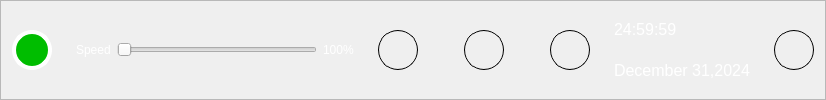
     <widget class="QFrame" name="bottomFrame">
      <property name="styleSheet">
       <string notr="true">#bottomFrame{
	background-color : #333333;
}
#bottomFrame &gt; *{
	color: white;
}</string>
      </property>
      <property name="frameShape">
       <enum>QFrame::StyledPanel</enum>
      </property>
      <property name="frameShadow">
       <enum>QFrame::Raised</enum>
      </property>
      <layout class="QHBoxLayout" name="horizontalLayout_4">
       <item>
        <layout class="QHBoxLayout" name="horizontalLayout_3">
         <item>
          <widget class="QPushButton" name="initPushButton">
           <property name="sizePolicy">
            <sizepolicy hsizetype="Fixed" vsizetype="Fixed">
             <horstretch>0</horstretch>
             <verstretch>0</verstretch>
            </sizepolicy>
           </property>
           <property name="minimumSize">
            <size>
             <width>0</width>
             <height>0</height>
            </size>
           </property>
           <property name="maximumSize">
            <size>
             <width>40</width>
             <height>40</height>
            </size>
           </property>
           <property name="styleSheet">
            <string notr="true">#initPushButton {

    border: 4px solid white;
    border-radius: 20px;
    border-style: outset;
	background-color: #00bd00;
    padding: 5px;
}
#initPushButton:checked{
	background-color: #ff0000;
}</string>
           </property>
           <property name="text">
            <string/>
           </property>
           <property name="checkable">
            <bool>true</bool>
           </property>
          </widget>
         </item>
         <item>
          <layout class="QHBoxLayout" name="horizontalLayout">
           <item>
            <spacer name="horizontalSpacer_6">
             <property name="orientation">
              <enum>Qt::Horizontal</enum>
             </property>
             <property name="sizeHint" stdset="0">
              <size>
               <width>18</width>
               <height>20</height>
              </size>
             </property>
            </spacer>
           </item>
           <item>
            <widget class="QLabel" name="speedLabel">
             <property name="styleSheet">
              <string notr="true">color: white;</string>
             </property>
             <property name="text">
              <string>Speed</string>
             </property>
            </widget>
           </item>
           <item>
            <widget class="QSlider" name="speedSlider">
             <property name="minimumSize">
              <size>
               <width>200</width>
               <height>0</height>
              </size>
             </property>
             <property name="baseSize">
              <size>
               <width>100</width>
               <height>0</height>
              </size>
             </property>
             <property name="orientation">
              <enum>Qt::Horizontal</enum>
             </property>
            </widget>
           </item>
           <item>
            <widget class="QLabel" name="speedValueLabel">
             <property name="styleSheet">
              <string notr="true">color : white;
</string>
             </property>
             <property name="text">
              <string>100%</string>
             </property>
            </widget>
           </item>
          </layout>
         </item>
         <item>
          <spacer name="horizontalSpacer_5">
           <property name="orientation">
            <enum>Qt::Horizontal</enum>
           </property>
           <property name="sizeHint" stdset="0">
            <size>
             <width>18</width>
             <height>20</height>
            </size>
           </property>
          </spacer>
         </item>
         <item>
          <layout class="QHBoxLayout" name="horizontalLayout_2">
           <item>
            <widget class="QPushButton" name="playPushButton">
             <property name="sizePolicy">
              <sizepolicy hsizetype="Fixed" vsizetype="Fixed">
               <horstretch>0</horstretch>
               <verstretch>0</verstretch>
              </sizepolicy>
             </property>
             <property name="minimumSize">
              <size>
               <width>40</width>
               <height>40</height>
              </size>
             </property>
             <property name="maximumSize">
              <size>
               <width>40</width>
               <height>40</height>
              </size>
             </property>
             <property name="styleSheet">
              <string notr="true">#playPushButton{
	border: 1px solid black;
    border-radius: 20px;
    border-style: outset;
	border-image: url(:/bottom/play.png) 0 0 0 0 stretch stretch;
    padding: 5px;
}
#playPushButton:checked{
	border-image: url(:/bottom/play-gray.png) 0 0 0 0 stretch stretch;
}</string>
             </property>
             <property name="text">
              <string/>
             </property>
             <property name="checkable">
              <bool>true</bool>
             </property>
            </widget>
           </item>
           <item>
            <spacer name="horizontalSpacer_3">
             <property name="orientation">
              <enum>Qt::Horizontal</enum>
             </property>
             <property name="sizeHint" stdset="0">
              <size>
               <width>40</width>
               <height>20</height>
              </size>
             </property>
            </spacer>
           </item>
           <item>
            <widget class="QPushButton" name="fwdPushButton">
             <property name="sizePolicy">
              <sizepolicy hsizetype="Fixed" vsizetype="Fixed">
               <horstretch>0</horstretch>
               <verstretch>0</verstretch>
              </sizepolicy>
             </property>
             <property name="minimumSize">
              <size>
               <width>40</width>
               <height>40</height>
              </size>
             </property>
             <property name="maximumSize">
              <size>
               <width>40</width>
               <height>40</height>
              </size>
             </property>
             <property name="styleSheet">
              <string notr="true">
	border: 1px solid black;
    border-radius: 20px;
    border-style: outset;
	border-image: url(:/bottom/forward.jpeg) 0 0 0 0 stretch stretch;
    padding: 5px;

</string>
             </property>
             <property name="text">
              <string/>
             </property>
             <property name="checkable">
              <bool>true</bool>
             </property>
            </widget>
           </item>
           <item>
            <spacer name="horizontalSpacer">
             <property name="orientation">
              <enum>Qt::Horizontal</enum>
             </property>
             <property name="sizeHint" stdset="0">
              <size>
               <width>40</width>
               <height>20</height>
              </size>
             </property>
            </spacer>
           </item>
           <item>
            <widget class="QPushButton" name="stopPushButton">
             <property name="sizePolicy">
              <sizepolicy hsizetype="Fixed" vsizetype="Fixed">
               <horstretch>0</horstretch>
               <verstretch>0</verstretch>
              </sizepolicy>
             </property>
             <property name="minimumSize">
              <size>
               <width>40</width>
               <height>40</height>
              </size>
             </property>
             <property name="maximumSize">
              <size>
               <width>40</width>
               <height>40</height>
              </size>
             </property>
             <property name="styleSheet">
              <string notr="true">#stopPushButton{
	border: 1px solid black;
    border-radius: 20px;
    border-style: outset;
	border-image: url(:/bottom/stop.png) 0 0 0 0 stretch stretch;
    padding: 5px;
}
#stopPushButton:checked{
	border-image: url(:/bottom/stop-gray.png) 0 0 0 0 stretch stretch;
}</string>
             </property>
             <property name="text">
              <string/>
             </property>
             <property name="checkable">
              <bool>true</bool>
             </property>
            </widget>
           </item>
          </layout>
         </item>
         <item>
          <spacer name="horizontalSpacer_7">
           <property name="orientation">
            <enum>Qt::Horizontal</enum>
           </property>
           <property name="sizeHint" stdset="0">
            <size>
             <width>18</width>
             <height>20</height>
            </size>
           </property>
          </spacer>
         </item>
         <item>
          <layout class="QVBoxLayout" name="dateTimeVLayout">
           <item>
            <widget class="QLabel" name="timeLabel">
             <property name="font">
              <font>
               <pointsize>12</pointsize>
              </font>
             </property>
             <property name="styleSheet">
              <string notr="true">color: white;
</string>
             </property>
             <property name="text">
              <string>24:59:59</string>
             </property>
            </widget>
           </item>
           <item>
            <widget class="QLabel" name="dateLabel">
             <property name="font">
              <font>
               <pointsize>12</pointsize>
              </font>
             </property>
             <property name="styleSheet">
              <string notr="true">color: white;</string>
             </property>
             <property name="text">
              <string>December 31,2024</string>
             </property>
            </widget>
           </item>
          </layout>
         </item>
         <item>
          <spacer name="horizontalSpacer_8">
           <property name="orientation">
            <enum>Qt::Horizontal</enum>
           </property>
           <property name="sizeHint" stdset="0">
            <size>
             <width>18</width>
             <height>20</height>
            </size>
           </property>
          </spacer>
         </item>
         <item>
          <widget class="QPushButton" name="powerPushButton">
           <property name="sizePolicy">
            <sizepolicy hsizetype="Fixed" vsizetype="Fixed">
             <horstretch>0</horstretch>
             <verstretch>0</verstretch>
            </sizepolicy>
           </property>
           <property name="minimumSize">
            <size>
             <width>40</width>
             <height>40</height>
            </size>
           </property>
           <property name="maximumSize">
            <size>
             <width>40</width>
             <height>40</height>
            </size>
           </property>
           <property name="styleSheet">
            <string notr="true">#powerPushButton{
	border: 1px solid black;
    border-radius: 20px;
    border-style: outset;
	border-image: url(:/bottom/power.png) 0 0 0 0 stretch stretch;
    padding: 5px;
}
#powerPushButton:checked{
	border-image: url(:/bottom/power-gray.png) 0 0 0 0 stretch stretch;
}</string>
           </property>
           <property name="text">
            <string/>
           </property>
           <property name="checkable">
            <bool>true</bool>
           </property>
           <property name="checked">
            <bool>false</bool>
           </property>
          </widget>
         </item>
        </layout>
       </item>
      </layout>
     </widget>
